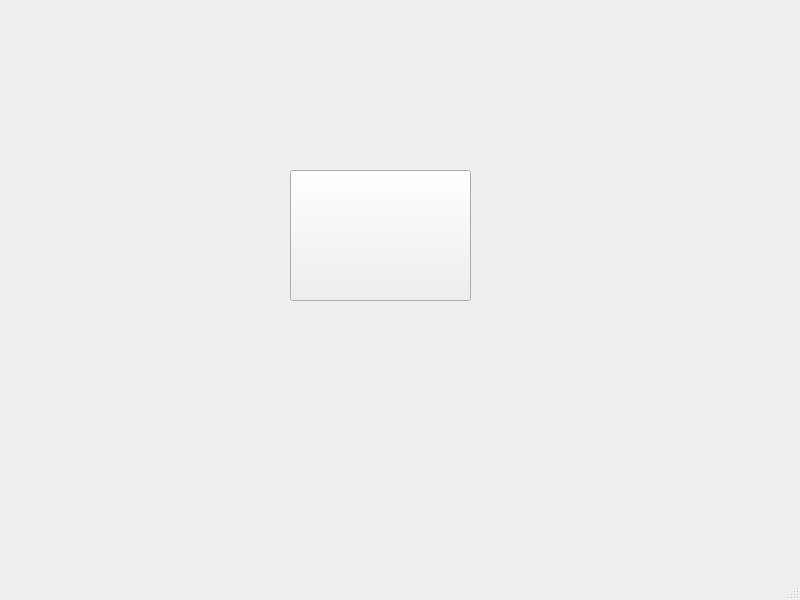
<?xml version="1.0" encoding="UTF-8"?>
<ui version="4.0">
 <class>MainWindow</class>
 <widget class="QMainWindow" name="MainWindow">
  <property name="geometry">
   <rect>
    <x>0</x>
    <y>0</y>
    <width>800</width>
    <height>600</height>
   </rect>
  </property>
  <property name="windowTitle">
   <string>MainWindow</string>
  </property>
  <widget class="QWidget" name="centralwidget">
   <widget class="QMyPushButton" name="pushButton">
    <property name="geometry">
     <rect>
      <x>290</x>
      <y>170</y>
      <width>181</width>
      <height>131</height>
     </rect>
    </property>
    <property name="text">
     <string/>
    </property>
    <property name="icon">
     <iconset resource="res.qrc">
      <normaloff>:/mouserun.jpg</normaloff>:/mouserun.jpg</iconset>
    </property>
    <property name="iconSize">
     <size>
      <width>181</width>
      <height>131</height>
     </size>
    </property>
   </widget>
  </widget>
  <widget class="QMenuBar" name="menubar">
   <property name="geometry">
    <rect>
     <x>0</x>
     <y>0</y>
     <width>800</width>
     <height>25</height>
    </rect>
   </property>
  </widget>
  <widget class="QStatusBar" name="statusbar"/>
 </widget>
 <customwidgets>
  <customwidget>
   <class>QMyPushButton</class>
   <extends>QPushButton</extends>
   <header location="global">qmypushbutton.h</header>
  </customwidget>
 </customwidgets>
 <resources>
  <include location="res.qrc"/>
 </resources>
 <connections/>
</ui>
